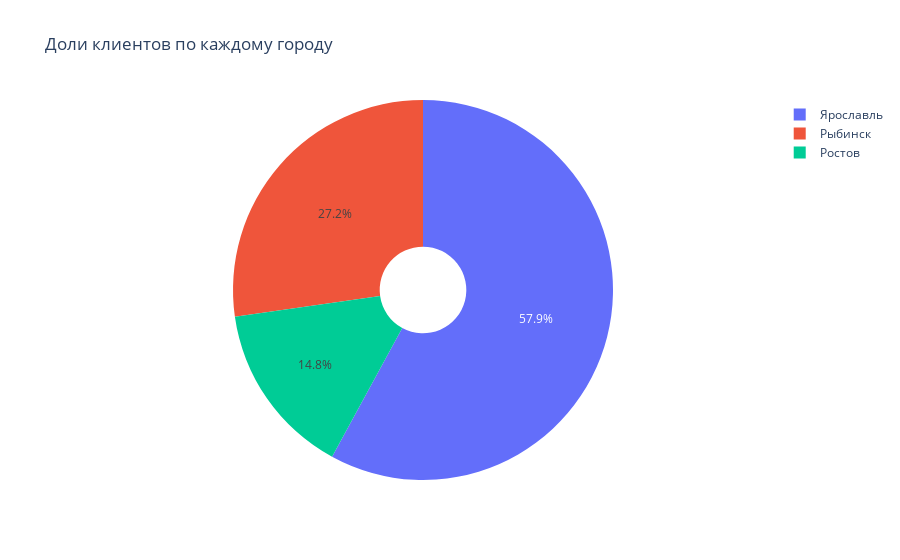

This figure's notebook cell:
### Markdown cell above
Построим круговую диаграмму, которая покажет какую долю в датасете занимают клиенты из разных городов

### Code cell
fig = go.Figure(data=[go.Pie(labels=df.groupby('city').size().reset_index(name='count')['city'], 
                             values=df.groupby('city').size().reset_index(name='count')['count'],
                             hole=.228)])
fig.update_layout (title='Доли клиентов по каждому городу')
fig.show()

### Figure 1 — Plotly figure (JSON) as saved in the notebook; plotly's stock layout.template omitted (floating-point values rounded to 4 significant figures)
{"data": [{"hole": 0.228, "labels": ["Ростов", "Рыбинск", "Ярославль"], "type": "pie", "values": [1388, 2554, 5431]}], "layout": {"title": {"text": "Доли клиентов по каждому городу"}}}
